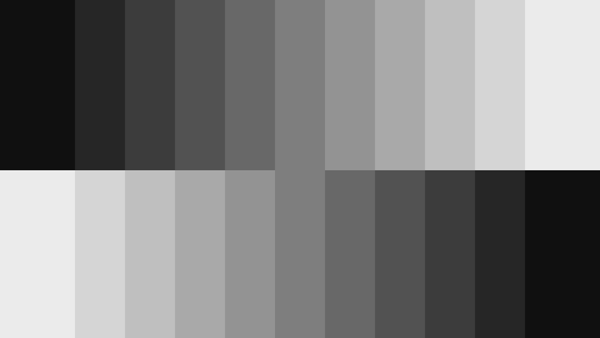
#> input picture image processing tasks/graygrid.png, 600 x 338 px
$ jupyter execute sheet3_multimedia.ipynb
#> lines starting #> are read from the running program, lines starting #| are printed output that depends on the picture; after the words box and inside, x2 and y2 are one past the last pixel; in counts of white or black regions, pixels touching at a corner belong together
# <span style = color red>

# <span style = "color:red" > <center> Omar Rashad Salem - Sheet3 - Multimedia </center></span>

## Task 1:

[cell 1]
#task 1
#intensity ranges from 0 ~ 7 in decimal ( 000 to 111 binary)
import cv2 ; import matplotlib.pyplot as plt
import numpy as np
img = np.array([[1,3,1,2],[2,6,1,3],[1,2,3,2],[3,1,4,1]], dtype= np.uint8)
img_f = img.flatten()
b , bins , patches = plt.hist(img_f, 255 , histtype='bar') #1 - a
plt.xlim([0,7])
plt.title("Histogram Task (1) ")
plt.xlabel("a) Intensity (i)")
plt.ylabel("Intensity Frequency h(i)")
contrast = img_f.max() - img_f.min() # 1 - b
plt.annotate(f"b) Contrast ={contrast}", [4.5,6])
dynamic_range = len(list(set(img_f))) # 1 - c
plt.annotate(f"c) Dynamic Range ={dynamic_range}", [4.5,5.5])
plt.show()
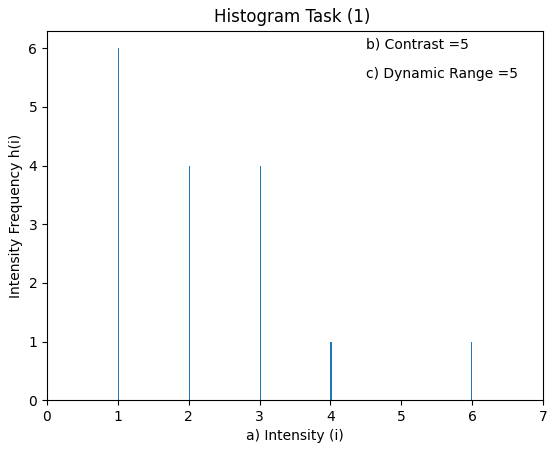
#> figure drawn by matplotlib, 1 panel; tallest bar 6 high, from x = 1 to 1.02
#ors

## Task 2-a  :
 it's over Exposed

## Task 2 - b :
 brightness will <span style = 'color : red '>NOT </span> affect conrtast or Dynamic range

[cell 2]
# Task 2

# 2 - a abs = its OVER EXPOSURED
#2 - b (point op. = reduce img. brightness by 2 units)

import cv2
import matplotlib.pyplot as plt
import numpy as np

def bright_mod( inten_range_bins = [] , brit_value = int(0)) :
#> called with brit_value = -2
    mx = max(inten_range_bins)
    for i in range (mx + 1) :
        inten_range_bins[i] += brit_value
    return inten_range_bins

h1_x = list(range(0,16,1))
h1_y = [0,0,0,5,15,20,18,16,10,5,8,20,25,30,20,48]

#BEFORE
bef = plt.figure()
plt.xticks(h1_x)
plt.title("h1: Before DECREASING Brightness")
plt.bar(h1_x,h1_y)

#AFTER
aft = plt.figure()
h1_x = bright_mod ( h1_x , -2)
plt.xticks(list(range(0,16,1)))
plt.title(" h1: After DECREASING Brightness")
plt.annotate( "this op. will NOT affect contrast  and dynamic range" , [0,40])
plt.bar(h1_x,h1_y)
plt.show()
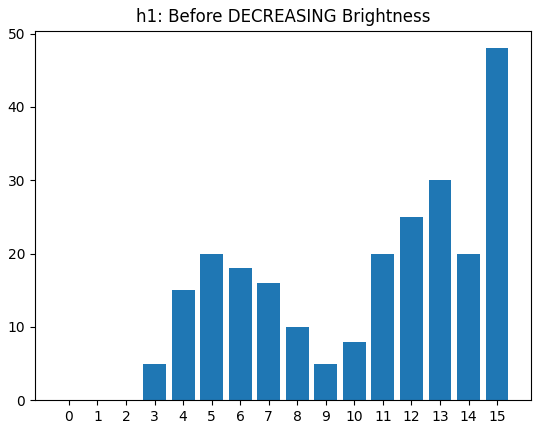
#> figure drawn by matplotlib, 1 panel; tallest bar 48 high, from x = 14.6 to 15.4
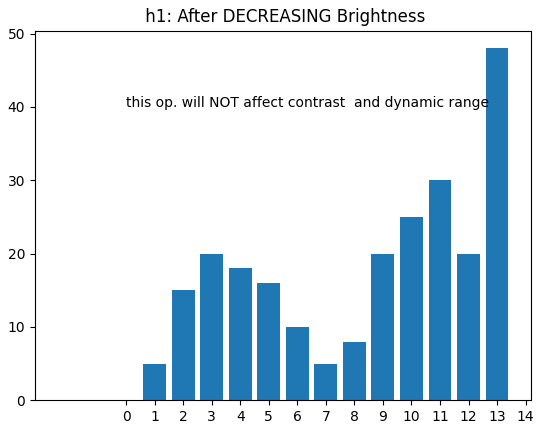
#> figure drawn by matplotlib, 1 panel; tallest bar 48 high, from x = 12.6 to 13.4
#ors

## Task 2 - c :
multiplying all intensities with factor i.e.(changing contrast) will <span style = 'color : red '>indeed change  contrast </span>  .

and will<span style = 'color : red '> change </span>  <span style = 'color : red '> Dynamic range </span> as number of utilized intensities has changed.

[cell 3]
#task 2 - c
import cv2
import matplotlib.pyplot as plt
import numpy as np


def contr_mod( inten_range_bins = [] , factor_value = int(0)) :
#> called with factor_value = 1.1
    mx = len(inten_range_bins)

    for i in range ( mx ) : #fixed round half to even issue of round()
        tmp = inten_range_bins[i] * 1.1
        if int(tmp) % 2 == 0 :
            inten_range_bins[i] = round ( inten_range_bins[i] * 1.1 + 0.1)
        else :
            inten_range_bins[i] = round ( inten_range_bins[i] * 1.1)

    return inten_range_bins

h1_x = list(range(0,16,1))
h1_y = [0,0,0,5,15,20,18,16,10,5,8,20,25,30,20,48]

#BEFORE
bef = plt.figure()
plt.xticks(h1_x)
plt.title("h2: Before Increasing contrast")
plt.bar(h1_x,h1_y)

#AFTER
aft = plt.figure()
h1_x = contr_mod ( h1_x , 1.1)


plt.xticks(h1_x)
plt.title(" h2: After Increasing contrast")
plt.annotate("NOTE : Using simple rounding not python3 rounding", [1,40])
plt.bar(h1_x,h1_y)
plt.show()
#> figure, not shown here; tallest bar 48 high, from x = 14.6 to 15.4
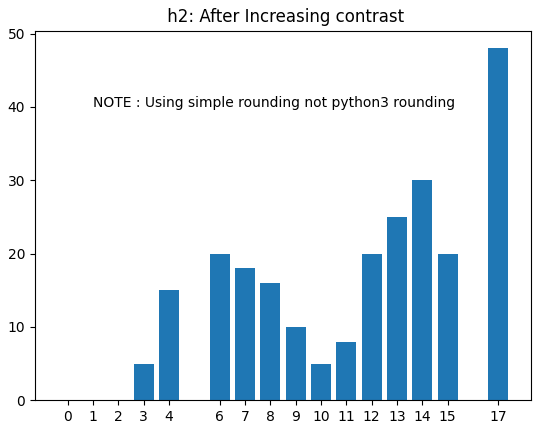
#> figure drawn by matplotlib, 1 panel; tallest bar 48 high, from x = 16.6 to 17.4
#ors

## Task 3 :

[cell 4]
#task 3
import cv2
import matplotlib.pyplot as plt
import numpy as np

bef_img = cv2.imread("graygrid.png", cv2.IMREAD_GRAYSCALE)
#> bef_img is the input picture: shape (338, 600); min 6, max 245, mean 125.5
binarized = np.zeros( (bef_img.shape[0] ,bef_img.shape[1]) ,dtype = np.uint8)

for i in range(binarized.shape[0]) :#rows
    for j in range(binarized.shape[1]) : #colms
        if bef_img[i,j] >= 255//2 :
            binarized[i,j] = 255
        else :
            binarized[i,j] = 0
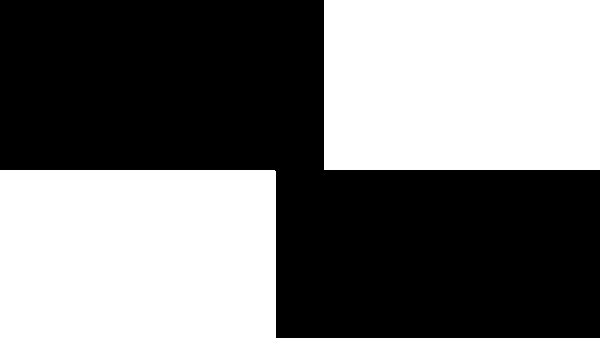
#> binarized: shape (338, 600); 46% white; 2 white regions, box (x1, y1, x2, y2) and area: (324, 0, 600, 170) 46920, (0, 170, 276, 338) 46367


after_img = cv2.imread("graygrid.png", cv2.IMREAD_GRAYSCALE)
thresh_type , after_img = cv2.threshold(after_img , 127 ,255,cv2.THRESH_BINARY)
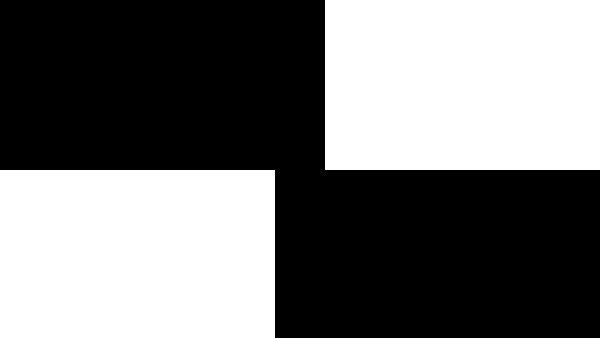
#> after_img: shape (338, 600); 45.8% white; 2 white regions, box (x1, y1, x2, y2) and area: (325, 0, 600, 170) 46750, (0, 170, 275, 338) 46200

# cv2.imshow("Task 3 : Before", bef_img)
# cv2.imshow("Task 3 : After -basic thresh manual", binarized)
# cv2.imshow("Task 3 : After - basic thresh (CV2 used)", after_img)#extra on task
# cv2.waitKey(0)

titles = ["orginal" , "basic_binary_thersh_manual" , "basic_binary_thresh_CV2used"]
images = [bef_img , binarized , after_img]
for i in range(3) :
    plt.subplot(2,2,i+1) # row colums index
    plt.imshow(images[i],"gray",vmin = 0, vmax = 255)
    plt.title(titles[i])
    plt.xticks([])
    plt.yticks([])

plt.show()#you can use cv2.imshow() also
#ors

## Task 4 :
openCV library in python offers 3 main threshholding methods :

1)
 simple(basic) : which has 4 types we used the binary one .

2)
adaptive threshholding (has 2 types): the algorithm determines the threshold for a pixel based on a small region around it. So we get different thresholds for different regions.

3)

 Otsu's Binarization : doesnt choose arbitrary threshhold value as we did in simple binary threshold but choses it depending on some calculations which is optimal for the image.

source :

https://docs.opencv.org/4.x/d7/d4d/tutorial_py_thresholding.html

## here is an example on 2nd method (adaptive) :

[cell 5]
#task 4  - Adaptive mean threshholding
import cv2
import matplotlib.pyplot as plt
import numpy as np

bef_img = cv2.imread("graygrid.png", cv2.IMREAD_GRAYSCALE)
thresh_img = np.zeros( (bef_img.shape[0] ,bef_img.shape[1]) ,dtype = np.uint8)
thresh_img = cv2.adaptiveThreshold(bef_img,255,cv2.ADAPTIVE_THRESH_MEAN_C,cv2.THRESH_BINARY,11,2)
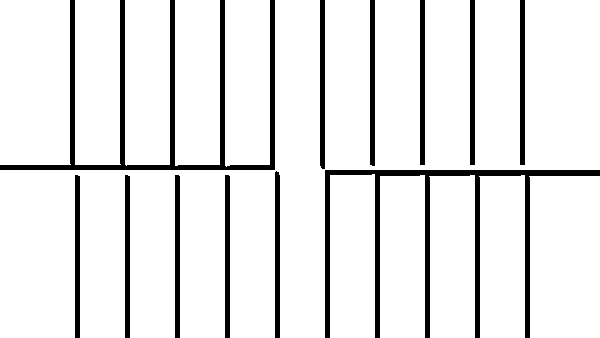
#> thresh_img: shape (338, 600); 90.5% white; 12 black regions, largest, box (x1, y1, x2, y2) and area: (325, 170, 600, 338) 5635, (0, 0, 275, 170) 5488, (320, 0, 325, 169) 841

plt.subplot(1,2,1) , plt.imshow(bef_img,'gray') , plt.title("original")
plt.xticks([]),plt.yticks([])
plt.subplot(1,2,2) , plt.imshow(thresh_img,'gray') , plt.title("mean adaptive threshed")
plt.xticks([]),plt.yticks([])
plt.show()
#ors
